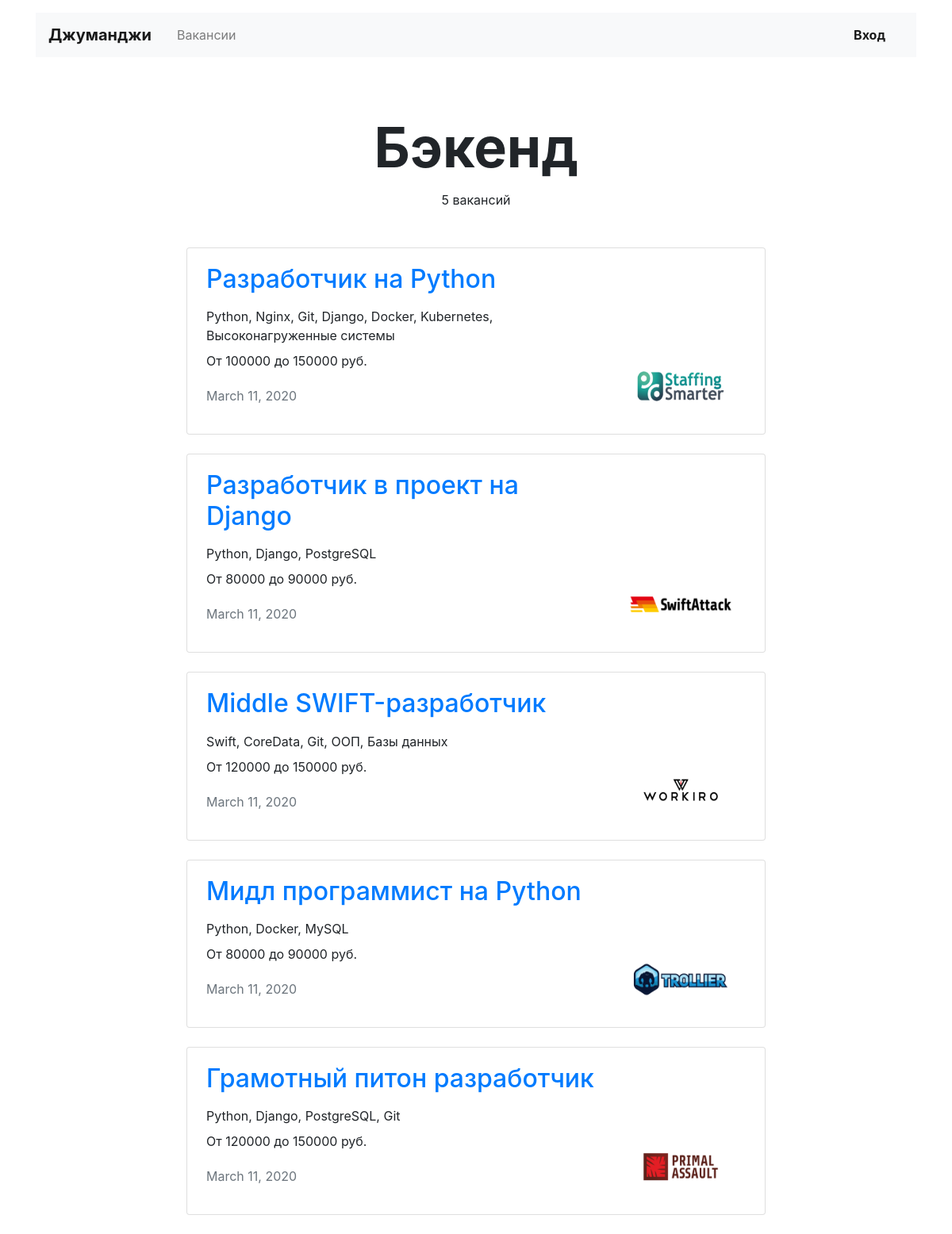
The page /vacancies/cat/backend/ on the database its author committed.
### vacancies/models.py (models this page shows)
class Specialty(models.Model):
    code = CharField(max_length=64)
    title = CharField(max_length=256)
    picture = URLField(default='https://place-hold.it/100x60')

class Vacancy(models.Model):
    title = CharField(max_length=256)
    specialty = ForeignKey(Specialty, related_name="vacancies", on_delete=CASCADE)
    company = ForeignKey(Company, related_name="vacancies", on_delete=CASCADE)
    skills = TextField()
    description = TextField()
    salary_min = IntegerField()
    salary_max = IntegerField()
    published_at = DateField()

class Company(models.Model):
    name = CharField(max_length=256)
    location = CharField(max_length=256)
    logo = URLField(default='https://place-hold.it/100x60')
    description = TextField()
    employee_count = IntegerField()

### vacancies/views.py (the view)
# urls.py: path('vacancies/cat/<str:specialty_code>/', ListSpecialtyVacancyView.as_view()),
class ListSpecialtyVacancyView(TemplateView):
    template_name = "vacancies.html"
    def get_context_data(self, **kwargs):
        context = super(ListSpecialtyVacancyView, self).get_context_data(**kwargs)
        specialty_code = kwargs['specialty_code']
        try:
            specialty = Specialty.objects.get(code=specialty_code)
            vacancies = Vacancy.objects.filter(specialty__code=specialty_code)
            context['specialty'] = specialty
            context['vacancies'] = vacancies
        except Specialty.DoesNotExist:
            raise Http404(f"specialty code={specialty_code} not found")
        return context

### vacancies/templates/vacancies.html
{% extends 'base.html' %}
{% block container %}
  <main class="container mt-3">
    <section>
      <h1 class="h1 text-center mx-auto mt-4 pt-5" style="font-size: 70px;"><strong>{% if specialty.title %}{{ specialty.title }}{% else %}Все вакансии{% endif %}</strong></h1>
      <p class="text-center pt-1">{{ vacancies|length }} вакансий</p>
      <div class="row mt-5">
        <div class="col-12 col-lg-8 offset-lg-2 m-auto">
          {% for vacancy in vacancies%}
          <div class="card mb-4">
            <div class="card-body px-4">
              <div class="row">
                <div class="col-12 col-md-8 col-lg-9">
                  <a href="/vacancies/{{ vacancy.id }}"><h2 class="h2 pb-2">{{ vacancy.title }}</h2></a>
                  <p class="mb-2">{{ vacancy.skills }}</p>
                  <p>От {{ vacancy.salary_min }} до {{ vacancy.salary_max }} руб.</p>
                  <p class="text-muted pt-1">{{ vacancy.published_at }}</p>
                </div>
                <div class="col-12 col-md-4 col-lg-3 d-flex align-items-end">
                  <a href="/companies/{{ vacancy.company.id }}"><img src="/static/{{ vacancy.company.logo }}" width="130" height="80" alt=""></a>
                </div>
              </div>
            </div>
          </div>
          {% endfor %}
        </div>
      </div>
    </section>
  </main>
{% endblock %}

### rows shown on the page
Specialty: title "Бэкенд"
Vacancy: title "Разработчик на Python", skills "Python, Nginx, Git, Django, Docker, Kubernetes, Высоконагруженные системы", salary_min "100000", salary_max "150000", published_at "March 11, 2020", company.logo (picture)
Vacancy: title "Разработчик в проект на Django", skills "Python, Django, PostgreSQL", salary_min "80000", salary_max "90000", published_at "March 11, 2020", company.logo (picture)
Vacancy: title "Middle SWIFT-разработчик", skills "Swift, CoreData, Git, ООП, Базы данных", salary_min "120000", salary_max "150000", published_at "March 11, 2020", company.logo (picture)
Vacancy: title "Мидл программист на Python", skills "Python, Docker, MySQL", salary_min "80000", salary_max "90000", published_at "March 11, 2020", company.logo (picture)
Vacancy: title "Грамотный питон разработчик", skills "Python, Django, PostgreSQL, Git", salary_min "120000", salary_max "150000", published_at "March 11, 2020", company.logo (picture)

### other values the page prints
{{ vacancies|length }} "5"
